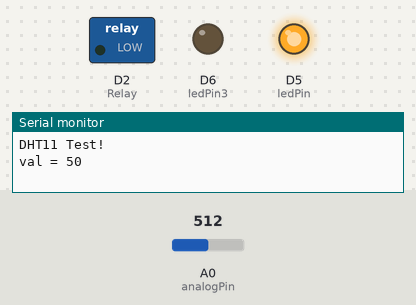
Simulated run of this sketch. Board: ESP8266 (NodeMCU). Shown: switched loads named in the sketch (green lamp = pin HIGH), output pins drawn as LEDs (lit = HIGH), the last lines printed to the serial monitor. Inputs (shaded band) come from the test bench; at power-on: A0 (analogPin) = 512. WiFi joins after 1.5 s; servers stay silent unless stated.

Above: at 3.0 s.
3.1 s: A0 (analogPin) set to 489
At 5.1 s:
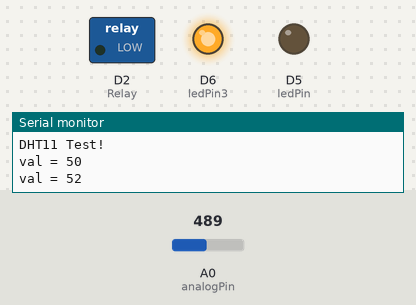
5.8 s: A0 (analogPin) set to 511
At 6.7 s:
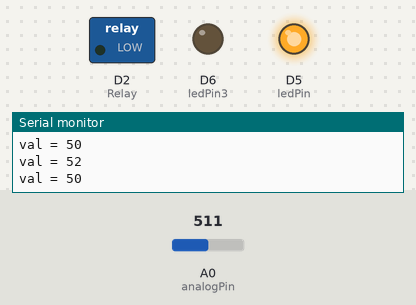
8.5 s: A0 (analogPin) set to 306
At 11.0 s:
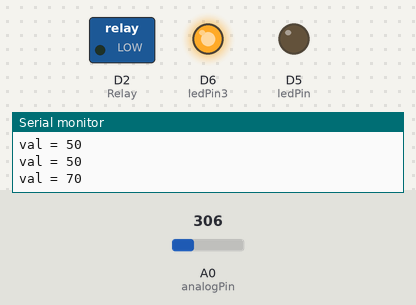
Timing chart, 0 to 12.5 s (numbered marks = the images above; inputs shaded):
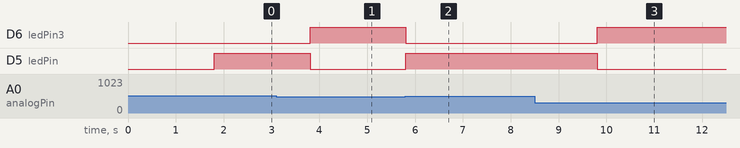

Measured:
- the behaviour switches between 507 and 506 on A0 (analogPin) (found by bisection; images 0 and 1)
- after the input at 3.1 s, D6 (ledPin3): LOW → HIGH after 0.70 s; D5 (ledPin): HIGH → LOW after 0.70 s
- after the input at 5.8 s, D6 (ledPin3): HIGH → LOW at once; D5 (ledPin): LOW → HIGH at once
- after the input at 8.5 s, D6 (ledPin3): LOW → HIGH after 1.3 s; D5 (ledPin): HIGH → LOW after 1.3 s

The sketch:

Test_blynk_with_DHT11_and__LED.ino
```cpp
#include <ESP8266WiFi.h>
#include <BlynkSimpleEsp8266.h>
#define BLYNK_PRINT Serial
#define BLYNK_TEMPLATE_ID " " //ใส่ TEMPLATE_ID ของ Blynk
#define BLYNK_DEVICE_NAME " " //ใส่ DEVICE_NAME ของ Blynk
#define Relay D2

int ledPin = D5;
int ledPin3 = D6;
int analogPin = A0; //ประกาศตัวแปร ให้ analogPin แทนขา analog ขาที่5
int val = 0;
int map_val = 0 ;
char auth[] = " "; //ใส่ Token ของ Blynk

void setup()
{
  Serial.println("DHT11 Test!");
  Blynk.begin(auth," WIFI_name " , " Password_wifi");
  pinMode(ledPin, OUTPUT);  // sets the pin as output
  pinMode(ledPin3, OUTPUT);  // sets the pin as output
  pinMode(Relay,OUTPUT);
  Serial.begin(115200);
}
void loop()
{
  val = analogRead(analogPin);  //อ่านค่าสัญญาณ analog ขา5 ที่ต่อกับ Soil Moisture Sensor Module v1
  map_val = map(val, 0, 1024, 100, 0); //ปรับเปลี่ยนค่าจาก 0-1024 เป็น 0-100
  Serial.print("val = "); // พิมพ์ข้อมความส่งเข้าคอมพิวเตอร์ "val = "
  Serial.println(map_val); // พิมพ์ค่าของตัวแปร val
  Blynk.virtualWrite(V0,map_val);
  if (map_val > 50) {
    digitalWrite(ledPin, LOW); // สั่งให้ LED ที่ Pin2 ดับ
    digitalWrite(ledPin3, HIGH); // สั่งให้ LED ที่ Pin3 ติดสว่าง
  }
  else {
    digitalWrite(ledPin, HIGH); // สั่งให้ LED ที่ Pin2 ติดสว่าง
    digitalWrite(ledPin3, LOW); // สั่งให้ LED ที่ Pin3 ดับ
  }
  Blynk.run();
  delay(2000);
}
BLYNK_WRITE(3) //เป็นฟังก์ชันในการสั่งการทำงานเมื่อกดปุ่ม V3 ใน Blynk Application
{
  if(param.asInt()){
    digitalWrite(Relay, HIGH);
  }
  else{
    digitalWrite(Relay, LOW);
  }
  delay(2000);
}
```
